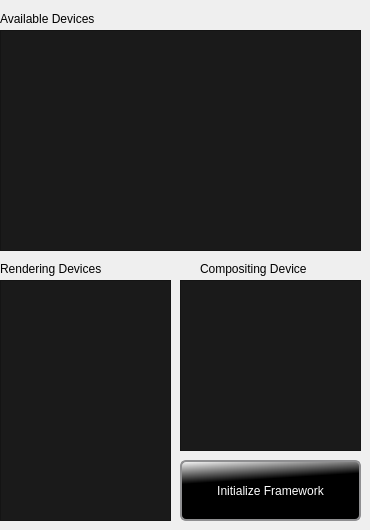
    <widget class="QWidget" name="Devices">
     <attribute name="title">
      <string>Devices</string>
     </attribute>
     <widget class="GPUListView" name="availableDevices">
      <property name="geometry">
       <rect>
        <x>0</x>
        <y>30</y>
        <width>361</width>
        <height>221</height>
       </rect>
      </property>
      <property name="minimumSize">
       <size>
        <width>361</width>
        <height>221</height>
       </size>
      </property>
      <property name="maximumSize">
       <size>
        <width>381</width>
        <height>221</height>
       </size>
      </property>
      <property name="styleSheet">
       <string notr="true">

QListWidget {
    show-decoration-selected: 1; /* make the selection span the entire width of the view */

	background-color: rgb(26, 26, 26);

}

QListWidget::item {
		font: 75 14pt &quot;Ubuntu Condensed&quot;;

	
	background-color: qlineargradient(spread:pad, x1:0.378, y1:0.249, x2:1, y2:0, stop:0 rgba(0, 0, 0, 255), stop:1 rgba(74, 74, 74, 255));
}

QListWidget::item:selected {
    border: 1px solid #6a6ea9;
}

QListView::item:selected:!active {
    background: qlineargradient(x1: 0, y1: 0, x2: 0, y2: 1,
                                stop: 0 #ABAFE5, stop: 1 #8588B2);
}

QListWidget::item:selected:active {
    background: qlineargradient(x1: 0, y1: 0, x2: 0, y2: 1,
                                stop: 0 #6a6ea9, stop: 1 #888dd9);
}

QListWidget::item:hover {

   background: qlineargradient(x1: 0, y1: 0, x2: 0, y2: 1,
                                stop: 0 #FAFBFE, stop: 1 #DCDEF1);



	
	/**
	background-color: qlineargradient(spread:pad, x1:0.862, y1:0.442, x2:0.962, y2:0.063, stop:0 rgba(0, 0, 0, 255), stop:1 rgba(255, 0, 0, 255)); **/
}</string>
      </property>
     </widget>
     <widget class="QLabel" name="label">
      <property name="geometry">
       <rect>
        <x>0</x>
        <y>10</y>
        <width>111</width>
        <height>17</height>
       </rect>
      </property>
      <property name="text">
       <string>Available Devices</string>
      </property>
     </widget>
     <widget class="QPushButton" name="initializeButton">
      <property name="geometry">
       <rect>
        <x>180</x>
        <y>460</y>
        <width>181</width>
        <height>61</height>
       </rect>
      </property>
      <property name="styleSheet">
       <string notr="true">
QPushButton {
    border: 2px solid #8f8f91;
    border-radius: 6px;
	font: 75 13pt &quot;Ubuntu Condensed&quot;;
	
	color: rgb(255, 255, 255);
	
	background-color: qlineargradient(spread:pad, x1:0.072, y1:0.381, x2:0, y2:0, stop:0 rgba(0, 0, 0, 255), stop:1 rgba(255, 255, 255, 255));
    min-width: 80px;
}
QPushButton:pressed {
       background: qlineargradient(x1: 0, y1: 0, x2: 0, y2: 1,
                                stop: 0 #FAFBFE, stop: 1 #DCDEF1);
}

/**
QPushButton:flat {
    border: none; /* no border for a flat push button */
/**}

QPushButton:default {
    border-color: navy; /* make the default button prominent */
/**}
**/</string>
      </property>
      <property name="text">
       <string>Initialize Framework</string>
      </property>
      <property name="flat">
       <bool>false</bool>
      </property>
     </widget>
     <widget class="GPUListView" name="renderingDevices">
      <property name="geometry">
       <rect>
        <x>0</x>
        <y>280</y>
        <width>171</width>
        <height>241</height>
       </rect>
      </property>
      <property name="styleSheet">
       <string notr="true">

QListWidget {
    show-decoration-selected: 1; /* make the selection span the entire width of the view */

	background-color: rgb(26, 26, 26);

}

QListWidget::item {
		font: 75 14pt &quot;Ubuntu Condensed&quot;;

	
	background-color: qlineargradient(spread:pad, x1:0.378, y1:0.249, x2:1, y2:0, stop:0 rgba(0, 0, 0, 255), stop:1 rgba(74, 74, 74, 255));
}

QListWidget::item:selected {
    border: 1px solid #6a6ea9;
}

QListView::item:selected:!active {
    background: qlineargradient(x1: 0, y1: 0, x2: 0, y2: 1,
                                stop: 0 #ABAFE5, stop: 1 #8588B2);
}

QListWidget::item:selected:active {
    background: qlineargradient(x1: 0, y1: 0, x2: 0, y2: 1,
                                stop: 0 #6a6ea9, stop: 1 #888dd9);
}

QListWidget::item:hover {

   background: qlineargradient(x1: 0, y1: 0, x2: 0, y2: 1,
                                stop: 0 #FAFBFE, stop: 1 #DCDEF1);



	
	/**
	background-color: qlineargradient(spread:pad, x1:0.862, y1:0.442, x2:0.962, y2:0.063, stop:0 rgba(0, 0, 0, 255), stop:1 rgba(255, 0, 0, 255)); **/
}</string>
      </property>
     </widget>
     <widget class="QLabel" name="label_2">
      <property name="geometry">
       <rect>
        <x>0</x>
        <y>260</y>
        <width>141</width>
        <height>17</height>
       </rect>
      </property>
      <property name="text">
       <string>Rendering Devices</string>
      </property>
     </widget>
     <widget class="GPUListView" name="compositingDevice">
      <property name="geometry">
       <rect>
        <x>180</x>
        <y>280</y>
        <width>181</width>
        <height>171</height>
       </rect>
      </property>
      <property name="styleSheet">
       <string notr="true">

QListWidget {
    show-decoration-selected: 1; /* make the selection span the entire width of the view */

	background-color: rgb(26, 26, 26);

}

QListWidget::item {
		font: 75 14pt &quot;Ubuntu Condensed&quot;;

	
	background-color: qlineargradient(spread:pad, x1:0.378, y1:0.249, x2:1, y2:0, stop:0 rgba(0, 0, 0, 255), stop:1 rgba(74, 74, 74, 255));
}

QListWidget::item:selected {
    border: 1px solid #6a6ea9;
}

QListView::item:selected:!active {
    background: qlineargradient(x1: 0, y1: 0, x2: 0, y2: 1,
                                stop: 0 #ABAFE5, stop: 1 #8588B2);
}

QListWidget::item:selected:active {
    background: qlineargradient(x1: 0, y1: 0, x2: 0, y2: 1,
                                stop: 0 #6a6ea9, stop: 1 #888dd9);
}

QListWidget::item:hover {

   background: qlineargradient(x1: 0, y1: 0, x2: 0, y2: 1,
                                stop: 0 #FAFBFE, stop: 1 #DCDEF1);



	
	/**
	background-color: qlineargradient(spread:pad, x1:0.862, y1:0.442, x2:0.962, y2:0.063, stop:0 rgba(0, 0, 0, 255), stop:1 rgba(255, 0, 0, 255)); **/
}</string>
      </property>
     </widget>
     <widget class="QLabel" name="label_3">
      <property name="geometry">
       <rect>
        <x>200</x>
        <y>260</y>
        <width>131</width>
        <height>17</height>
       </rect>
      </property>
      <property name="text">
       <string>Compositing Device</string>
      </property>
     </widget>
    </widget>
